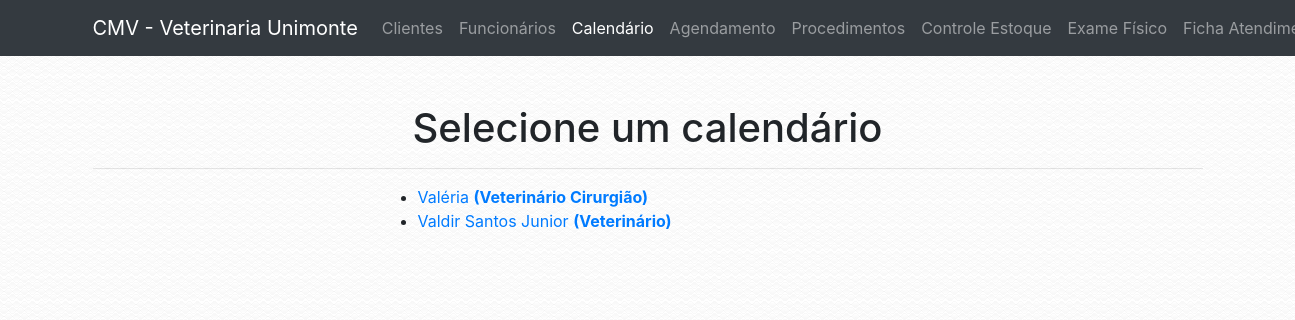
/calendario_select.php, run on the app's committed database.
### tables this page shows
CREATE TABLE `tab_funcionario` (
  `COD_FUNCIONARIO` int(13) NOT NULL,
  `COD_ESPECIALIDADE` int(13) NOT NULL,
  `NOME_FUNCIONARIO` varchar(100) NOT NULL,
  `CPF` varchar(30) NOT NULL,
  `RG` varchar(30) NOT NULL,
  `TELEFONE` varchar(30) NOT NULL,
  `TIPO` varchar(100) NOT NULL,
  `EMAIL` varchar(100) NOT NULL,
  `CADASTRO` timestamp NOT NULL DEFAULT CURRENT_TIMESTAMP
);

CREATE TABLE `tab_especialidade` (
  `COD_ESPECIALIDADE` int(13) NOT NULL,
  `DESCRICAO` varchar(200) NOT NULL
);

### conf/database.php (called while the page is built)
<?php
$conf = array(
        "server" => "localhost",
        "db_name" => "bd_veterinaria",
        "db_user" => "root",
        "db_password" => "root"
);
?>

### classes/dbconnect.php (called while the page is built, shortened)
<?php
class DbConnect {
    public function __construct() {
        $this->tbl_funcionario = "tab_funcionario";
        $this->tbl_especialidade = "tab_especialidade";
        if (file_exists('./conf/database.php')) {
            require './conf/database.php';
        } else {
            require '../conf/database.php';
        }
        $host = $conf['server'];
        $db_name = $conf['db_name'];
        $username = $conf['db_user'];
        $password = $conf['db_password'];
        try {
            $this->conn = new \PDO('mysql:host='.$host.';dbname='.$db_name.';charset=utf8', $username, $password);
        } catch (\PDOException $e) {
            die($e->getMessage());
        }
    }
}

### classes/funcionario.php (called while the page is built, shortened)
<?php
class Funcionario extends DbConnect{
    public static function obter_funcionarios(): array {
        $db = new DbConnect;
        $tbl_funcionario = $db->tbl_funcionario;
        try {
            $stmt = $db->conn->prepare("SELECT * FROM $tbl_funcionario");
            $stmt->execute();
            $result = $stmt->fetchAll(\PDO::FETCH_ASSOC);
            $result['status'] = true;
        } catch (\PDOExcepton $e) {
            $result['status'] = false;
            $result['message'] = "Error: " . $e->getMessage();
        }
        return $result;
    }
}

### classes/especialidade.php (called while the page is built, shortened)
<?php
class Especialidade extends DbConnect{
    public static function obter_especialidade(int $cod_especialidade): string {
        $db = new DbConnect;
        $tbl_especialidade = $db->tbl_especialidade;
        try {
            $stmt = $db->conn->prepare("SELECT DESCRICAO FROM $tbl_especialidade WHERE COD_ESPECIALIDADE = :code LIMIT 1");
            $stmt->bindParam(":code", $cod_especialidade, \PDO::PARAM_INT);
            $stmt->execute();
            $result = $stmt->fetch(\PDO::FETCH_ASSOC);
            return $result['DESCRICAO'];
        } catch (\PDOExcepton $e) {
            return "Error: " . $e->getMessage();
        }
    }
}

### calendario_select.php (the view, shortened to what this page needs)
<!DOCTYPE html>
<html lang="en">
  <head>
    <?php
    require 'includes/global.php';
    ?>
  </head>
  <body>
    <?php
    require 'includes/header.php';
    ?>
    <div class="container">
      <div class="row">
        <div class="col-lg-12">
            <br>
            <br>
            <h1 class="text-center">Selecione um calendário</h1>
            <hr>
			</div>
			<div class="col-lg-3"></div>
			<div class="col-lg-9">
            <ul>
      <?php
      foreach (VeterinariaUnimonte\Funcionario::obter_funcionarios() as $funcionario) {
      if (isset($funcionario['COD_FUNCIONARIO'])) {
			echo '<li><a href="calendario.php?id='.$funcionario['COD_FUNCIONARIO'].'">'.$funcionario['NOME_FUNCIONARIO'].' <b>('.VeterinariaUnimonte\Especialidade::obter_especialidade($funcionario['COD_ESPECIALIDADE']).')</b></a></li>';
      }
    }
      ?>
			</ul>
            <br>
            <br>
			</div>
			</div>
			</div>
	</body>
</html>

### data on the page
tab_funcionario: NOME_FUNCIONARIO "Valéria", COD_ESPECIALIDADE.DESCRICAO "Veterinário Cirurgião"
tab_funcionario: NOME_FUNCIONARIO "Valdir Santos Junior", COD_ESPECIALIDADE.DESCRICAO "Veterinário"

### other printed values
$app->name "CMV - Veterinaria Unimonte"
